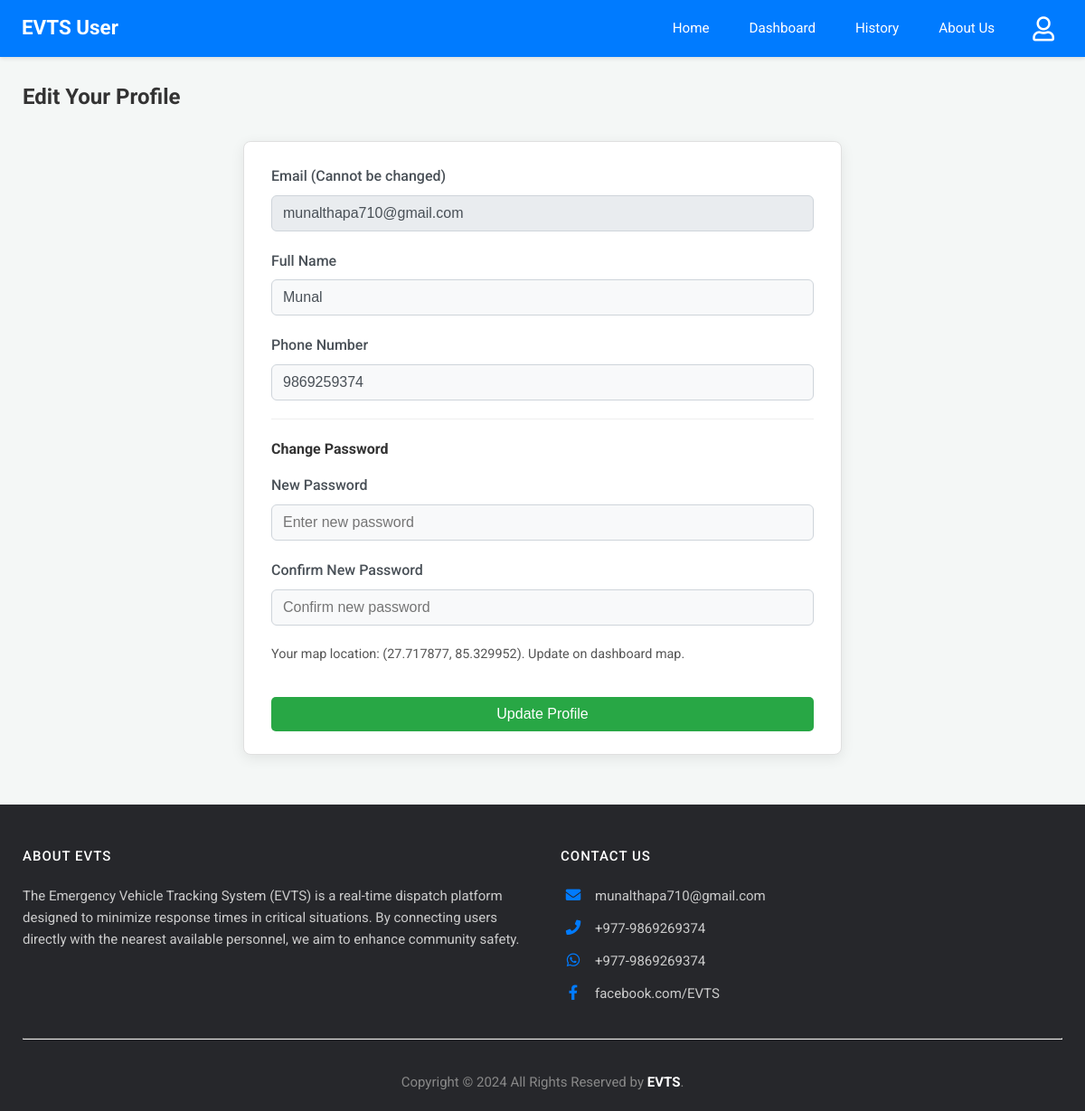
The app's page /edit-user-profile (signed in) with its own data.
### app.py (models this page shows)
class User(db.Model):
    email = db.Column(db.String(120), primary_key=True)
    name = db.Column(db.String(100))
    phone = db.Column(db.String(15))
    password = db.Column(db.String(256)) # Increased length for hash
    latitude = db.Column(db.Float, nullable=True)
    longitude = db.Column(db.Float, nullable=True)

### app.py (the view, shortened to what this page needs)
@app.route('/edit-user-profile', methods=['GET', 'POST'])
@login_required_user
def edit_user_profile():
    user = User.query.get(session['user'])
    if not user:
        flash('User not found.', 'error')
        return redirect(url_for('login'))
    response = make_response(render_template('edit_user_profile.html', user=user, title="Edit Your Profile"))
    return add_no_cache_to_response(response)

### app.py (called while the page is built)
def login_required_user(f):
    @wraps(f)
    def decorated_function(*args, **kwargs):
        if 'user' not in session:
            return redirect(url_for('login', next=request.url))
        return f(*args, **kwargs)
    return decorated_function

def add_no_cache_to_response(response):
    response.headers["Cache-Control"] = "no-cache, no-store, must-revalidate, public, max-age=0"
    response.headers["Pragma"] = "no-cache"
    response.headers["Expires"] = "0"
    return response

### templates/edit_user_profile.html (shortened to what this page needs)
{% extends 'user_base.html' %}
{% block content %}
<h2>Edit Your Profile</h2>
<form method="POST" action="{{ url_for('edit_user_profile') }}" class="profile-edit-form">
    <div class="form-group">
        <label for="email">Email (Cannot be changed)</label>
        <input type="email" id="email" name="email" value="{{ user.email }}" class="form-control" readonly>
    </div>
    <div class="form-group">
        <label for="name">Full Name</label>
        <input type="text" id="name" name="name" value="{{ user.name }}" class="form-control" required>
    </div>
    <div class="form-group">
        <label for="phone">Phone Number</label>
        <input type="tel" id="phone" name="phone" value="{{ user.phone }}" class="form-control" required>
    </div>
    <hr style="margin: 20px 0;">
    <h4 style="margin-bottom:15px;">Change Password</h4>
    <div class="form-group">
        <label for="new_password">New Password</label>
        <input type="password" id="new_password" name="new_password" class="form-control" placeholder="Enter new password">
    </div>
    <div class="form-group">
        <label for="confirm_password">Confirm New Password</label>
        <input type="password" id="confirm_password" name="confirm_password" class="form-control" placeholder="Confirm new password">
    </div>
    {% if user.latitude and user.longitude %}
    <p style="font-size:0.9em; color:#555;">Your map location: ({{ user.latitude|round(6) }}, {{ user.longitude|round(6) }}). Update on dashboard map.</p>
    {% else %}
    <p style="font-size:0.9em; color:#dc3545;">Map location not set. Set on dashboard.</p>
    {% endif %}
    <button type="submit" class="button-style btn-confirm" style="margin-top: 20px; width: 100%;">Update Profile</button>
</form>
{% endblock %}

### static/css/dashboard_styles.css (style rules this page uses)
body { font-family: 'Roboto', 'Segoe UI', Tahoma, Geneva, Verdana, sans-serif; margin: 0; background-color: #f4f7f6; color: #333; line-height: 1.6; }
.dashboard-content h2, .dashboard-content h3, .dashboard-content h4 { color: #333; margin-top: 0; }
.dashboard-content p { margin-bottom: 1rem; }
button, .button-style { background-color: #007bff; color: white; padding: 10px 18px; border: none; border-radius: 5px; cursor: pointer; font-size: 1em; transition: background-color 0.2s ease, box-shadow 0.2s ease; text-decoration: none; display: inline-block; text-align: center; }
button.btn-confirm, .button-style.btn-confirm { background-color: #28a745; }
.profile-edit-form { max-width: 600px; margin: 30px auto; padding: 25px 30px; background-color: #ffffff; border-radius: 8px; box-shadow: 0 4px 15px rgba(0,0,0,0.08); border: 1px solid #e0e0e0; }
.profile-edit-form .form-group { margin-bottom: 20px; }
.profile-edit-form label { display: block; margin-bottom: 8px; font-weight: 500; color: #495057; }
.profile-edit-form .form-control { width: 100%; padding: 10px 12px; border: 1px solid #ced4da; border-radius: 6px; box-sizing: border-box; font-size: 1em; color: #495057; background-color: #f8f9fa; }
.profile-edit-form .form-control[readonly] { background-color: #e9ecef; cursor: not-allowed; }
.profile-edit-form hr { margin-top: 25px; margin-bottom: 25px; border: 0; border-top: 1px solid #eee; }

### records on screen
User: email "munalthapa710@gmail.com", name "Munal", phone "9869259374", latitude "27.717877", longitude "85.329952"
